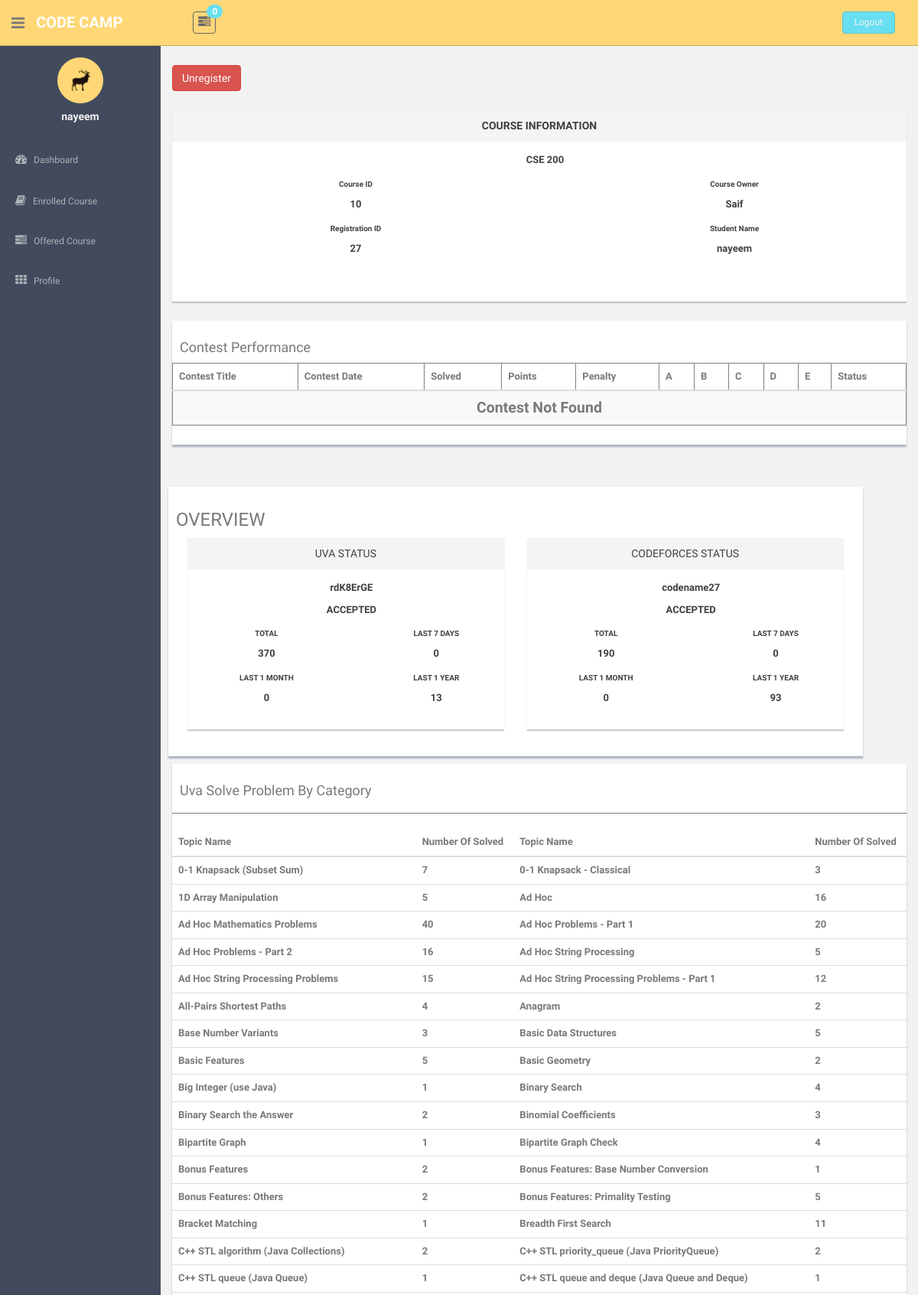
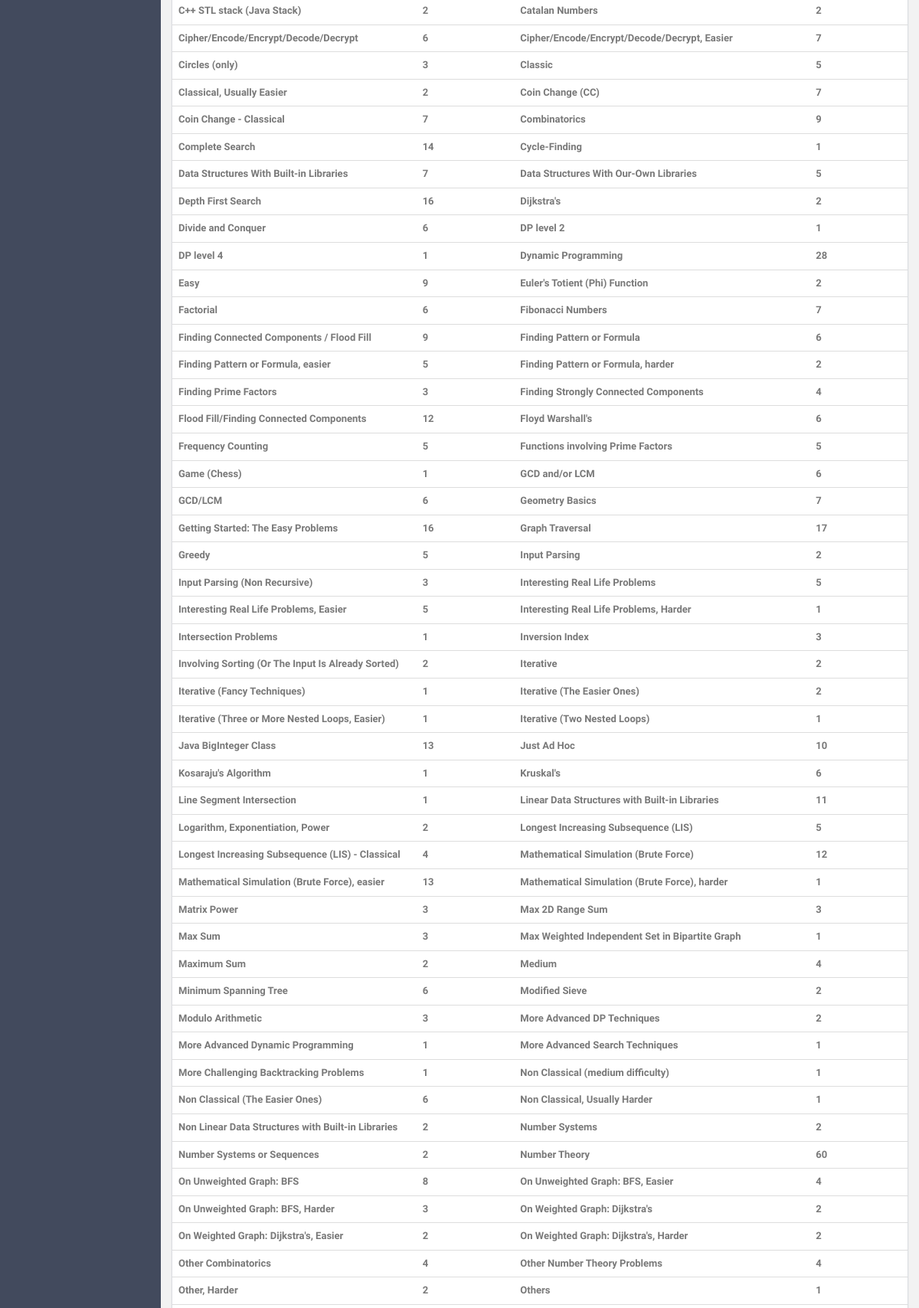
Screenshot of /code/course/student.php?course=10 (signed in, upper part) with the database file from the repository (2 pictures, top to bottom).
### tables this page shows
CREATE TABLE `user_table` (
  `user_id` int(11) NOT NULL,
  `user_name` varchar(50) NOT NULL,
  `user_email` varchar(50) NOT NULL,
  `password` varchar(50) NOT NULL,
  `reg_date` datetime NOT NULL DEFAULT CURRENT_TIMESTAMP
);

CREATE TABLE `course_table` (
  `course_id` int(11) NOT NULL,
  `owner_id` int(11) NOT NULL,
  `course_title` varchar(200) NOT NULL,
  `course_password` varchar(50) NOT NULL,
  `start_date` datetime NOT NULL DEFAULT CURRENT_TIMESTAMP
);

CREATE TABLE `enroll_table` (
  `course_id` int(11) NOT NULL,
  `student_id` int(11) NOT NULL,
  `enroll_id` varchar(20) NOT NULL,
  `enroll_date` datetime NOT NULL DEFAULT CURRENT_TIMESTAMP
);

CREATE TABLE `handle_table` (
  `judge_code_id` int(11) NOT NULL,
  `judge_name` varchar(20) NOT NULL,
  `handle` varchar(20) NOT NULL
);

### code/profileinfo/userinfo.php (called while the page is built, shortened)
<?php
$user_id = $_SESSION["userid"];
function getUserName($id){
	$dbn = getDBH();
	$stmt = $dbn->prepare('SELECT user_name FROM `user_table` WHERE user_id = ?;');
	$stmt->bind_param('i', $user_id);
	$user_id = $id;
	$stmt->execute();
	$stmt->bind_result($Name);
	return $Name;
}
?>

### code/course/operation/courseinfo.php (called while the page is built, shortened)
<?php
function getCourseOwnerId($course_id){
	$dbn = getDBH();
	$stmt = $dbn->prepare('SELECT `course_table`.`owner_id` FROM `course_table` WHERE `course_table`.`course_id` = ?;');
	$stmt->bind_param('i', $db_course_id);
	$db_course_id = $course_id;
	$stmt->execute();
	$stmt->bind_result($result);
	return $result;
}
function getCourseTitle($course_id){
	$dbn = getDBH();
	$stmt = $dbn->prepare('SELECT `course_table`.`course_title` FROM `course_table` WHERE `course_table`.`course_id` = ?;');
	$stmt->bind_param('i', $db_course_id);
	$db_course_id = $course_id;
	$stmt->execute();
	$stmt->bind_result($result);
	return $result;
}
function getCourseEnrollID($course_id,$student_id){
	$dbn = getDBH();
	$stmt = $dbn->prepare('SELECT `enroll_table`.`enroll_id` FROM `enroll_table` WHERE `enroll_table`.`course_id` = ? AND `enroll_table`.`student_id` = ?;');
	$stmt->bind_param('ii', $db_course_id,$db_student_id);
	$db_course_id = $course_id;
	$db_student_id = $student_id;
	$stmt->execute();
	$stmt->bind_result($result);
	return $result;
}
?>

### code/judge/codeforces.php (called while the page is built, shortened)
<?php
 function getCodeForcesHandle($user_id){
 	$dbn = getDBH();
	$stmt = $dbn->prepare('SELECT `handle_table`.handle FROM `handle_table` JOIN `codeforces_user` ON `handle_table`.judge_code_id = `codeforces_user`.judge_code_id WHERE `codeforces_user`.user_id = ?;');
	$stmt->bind_param('i', $id);
	$id = $user_id;
	$stmt->execute();
	$stmt->bind_result($userCodeForcesHandel);
	return $userCodeForcesHandel;
 }
 function getCodeforcesJudgeCodeID($handle){
 	$dbn = getDBH();
	$stmt = $dbn->prepare("SELECT `handle_table`.judge_code_id FROM `handle_table` WHERE `handle_table`.judge_name = 'codeforces' AND `handle_table`.handle = ?;");
	$stmt->bind_param('s', $id);
	$stmt->execute();
	$stmt->bind_result($judge_code);
	if($judge_code>0)
		return $judge_code;
	else
		return insertCodeforcesHandle($handle);
 }
function updateCodeforcesUserID($user_id){
	$handle = getCodeForcesHandle($user_id);
	$link = "http://codeforces.com/api/user.status?handle=".$handle;
	$respond = file_get_contents($link);
	$result = json_decode($respond,true);
	if($result["status"] == "OK"){
		$result = $result["result"];
	}else{
		return;
	}
}
function getCodeforcesNumberOfSolve($user_id,$time = 0){
	$dbn = getDBH();
	$stmt = $dbn->prepare("SELECT COUNT(`codeforces_solve`.`problem_number`) FROM `codeforces_solve` WHERE `codeforces_solve`.`judge_code_id` = ? AND `codeforces_solve`.`timestamp`>=?;");
	$stmt->bind_param('ii', $id,$last_time);
	$id = getCodeforcesJudgeCodeID(getCodeforcesHandle($user_id));
	$last_time = $time;
	$stmt->execute();
	$stmt->bind_result($prob_no);
	if($prob_no>=0)
		return $prob_no;
	return 0;
}
?>

### code/judge/uva.php (called while the page is built, shortened)
<?php
 function getUVAHandle($user_id){
 	$dbn = getDBH();
	$stmt = $dbn->prepare('SELECT `handle_table`.handle FROM `handle_table` JOIN `uva_user` ON `handle_table`.judge_code_id = `uva_user`.judge_code_id WHERE `uva_user`.user_id = ?;');
	$stmt->bind_param('i', $id);
	$id = $user_id;
	$stmt->execute();
	$stmt->bind_result($userUvaHandel);
	return $userUvaHandel;
 }
 function getUVaJudgeCodeID($handle){
 	$dbn = getDBH();
	$stmt = $dbn->prepare("SELECT `handle_table`.judge_code_id FROM `handle_table` WHERE `handle_table`.judge_name = 'uva' AND `handle_table`.handle = ?;");
	$stmt->bind_param('s', $id);
	$stmt->execute();
	$stmt->bind_result($judge_code);
	if($judge_code>0)
		return $judge_code;
	else
		return insertUVAHandle($handle);
 }
function updateUserUvaSolve($user_id){
	$userUvaHandle = getUVAHandle($user_id);
	$uva_judge_code_id = getUVaJudgeCodeID($userUvaHandle);
	$judge_code_id = $uva_judge_code_id;
}
function getUvaLastSubID($judge_code_id){
	$dbn = getDBH();
	$stmt = $dbn->prepare("SELECT MAX(`uva_solve`.`uva_judge_id`) FROM `uva_solve` WHERE `uva_solve`.`judge_code_id` = ?;");
	$stmt->bind_param('i', $id);
	$id = $judge_code_id;
	$stmt->execute();
	$stmt->bind_result($judge_sub_id);
	if($judge_sub_id>=0)
		return $judge_sub_id;
	return 0;
}
function getUvaNumberOfSolve($user_id,$time = 0){
	$dbn = getDBH();
	$stmt = $dbn->prepare("SELECT COUNT(`uva_solve`.`problem_number`) FROM `uva_solve` WHERE `uva_solve`.`judge_code_id` = ? AND `uva_solve`.`timestamp`>=?;");
	$stmt->bind_param('ii', $id,$last_time);
	$id = getUVaJudgeCodeID(getUVAHandle($user_id));
	$last_time = $time;
	$stmt->execute();
	$stmt->bind_result($prob_no);
	if($prob_no>=0)
		return $prob_no;
	return 0;
}
?>

### code/course/student.php (the view, shortened to what this page needs)
<?php
require_once '..\profileinfo\userinfo.php';
require_once '..\judge\uva.php';
require_once '..\judge\codeforces.php';
require 'operation\courseinfo.php';
$course_id = $_GET["course"];
$currentStudent = 0;
if(!isset($_GET["student"])){
  $currentStudent = $_SESSION["userid"];
}else{
  $currentStudent = $_GET["student"];
}
$canUnregister = (($currentStudent == $_SESSION["userid"]) or($_SESSION["userid"] == getCourseOwnerId($course_id)));
?>
<!DOCTYPE html>
<html>
<head>
    <link href="../assets/css/bootstrap.css" rel="stylesheet">
    <link href="../assets/font-awesome/css/font-awesome.css" rel="stylesheet" />
    <link rel="stylesheet" type="text/css" href="../assets/css/zabuto_calendar.css">
    <link rel="stylesheet" type="text/css" href="../assets/js/gritter/css/jquery.gritter.css" />
    <link rel="stylesheet" type="text/css" href="../assets/lineicons/style.css">
    <link href="../assets/css/style.css" rel="stylesheet">
    <link href="../assets/css/style-responsive.css" rel="stylesheet">
</head>
<body>
<section id="container" >
      <?php require '..\component\topbar.php'; ?>
      <?php require '..\component\sidebar.php'; ?>
      <section id="main-content">
        <section class="wrapper">
        <?php if($canUnregister == true){ ?>
        <div class="row mt">
          <div class="col-lg-12">
            <button type="button" class="btn btn-danger"><a style="color: white" href="operation/deletestudent.php?course=<?php echo $course_id."&student=".$currentStudent; ?>">Unregister</a></button>
          </div>
        </div>
        <?php } ?>
          <div class="row mt">
              <div class="col-lg-12">
                 <div class="white-panel pn">
                  <div class="white-header">
                    <h5><b>COURSE INFORMATION<b></h5>
                  </div>
                  <p><b><?php echo getCourseTitle($course_id);?></b></p>
                  <div class="row">
                    <div class="col-md-6">
                      <p class="small mt">Course ID</p>
                      <p><?php echo $course_id; ?></p>
                    </div>
                    <div class="col-md-6">
                      <p class="small mt">Course Owner</p>
                      <p><?php echo getUserName(getCourseOwnerId($course_id)); ?></p>
                    </div>
                  </div>
                  <div class="row">
                    <div class="col-md-6">
                      <p class="small mt">Registration ID</p>
                      <p><?php echo getCourseEnrollID($course_id,$currentStudent); ?></p>
                    </div>
                    <div class="col-md-6">
                      <p class="small mt">Student Name</p>
                      <p><?php echo getUserName($currentStudent) ?></p>
                    </div>
                  </div>
                </div>
              </div>
            </div>
            <?php $viewContentFor = $currentStudent;
            require 'component\studentcontesttable.php';
            require '..\component\maincontent.php'; ?>
        </section>
    </section>
      		<?php require '..\component\footer.php'; ?>
  </section>
</body>
</html>

### code/component/sidebar.php (shortened to what this page needs)
<?php
$host = $_SERVER["HTTP_HOST"];
$dashboardLink = "http://$host/codecamp/dashboard.php";
$profileLink = "http://$host/codecamp/profile.php";
?>
<!DOCTYPE html>
<html>
<head>
</head>
<body>
      <aside>
          <div id="sidebar"  class="nav-collapse ">
              <ul class="sidebar-menu" id="nav-accordion">
              	  <p class="centered"><a href="<?php echo $profileLink; ?>"><img src="<?php $_SERVER['HTTP_HOST'] ?>/codecamp/assets/img/ui-sam.jpg" class="img-circle" width="60"></a></p>
              	  <h5 class="centered"><?php echo getUserName($_SESSION["userid"]) ?></h5>
                  <li class="mt">
                      <a href="<?php echo $dashboardLink; ?>">
                          <i class="fa fa-dashboard"></i>
                          <span>Dashboard</span>
                      </a>
                  </li>
                  <li class="sub-menu">
                      <a href="javascript:;" >
                          <i class="fa fa-book"></i>
                          <span>Enrolled Course</span>
                      </a>
                          <?php
                            $id = $_SESSION["userid"];
                          ?>
                  </li>
                  <li class="sub-menu">
                      <a href="javascript:;" >
                          <i class="fa fa-tasks"></i>
                          <span>Offered Course</span>
                      </a>
                          <?php
                          $dbn = getDBH();
                          $mycourse = $dbn->prepare('SELECT `course_table`.`course_id`, `course_table`.`course_title` FROM `course_table` WHERE owner_id = ?;');
                          $mycourse->bind_param('i', $id);
                          $mycourse->execute();
                          $result = $mycourse->get_result();
                          ?>
                  </li>
                  <li class="sub-menu">
                      <a href="<?php echo $profileLink; ?>" >
                          <i class="fa fa-th"></i>
                          <span>Profile</span>
                      </a>
                  </li>
              </ul>
          </div>
      </aside>
</body>
</html>

### code/component/maincontent.php (shortened to what this page needs)
<?php
updateUserUvaSolve($viewContentFor);
updateCodeforcesUserID($viewContentFor);
?>
<!DOCTYPE html>
<html>
<head>
</head>
<body>
	              <div class="row">
                  <div class="col-lg-12 main-chart">
                      <div class="row mt">
                      <div class="form-panel col-lg-11 main-chart">
                      	<h3>OVERVIEW</h3>
							           <div class="col-md-6 mb">
								          <div class="white-panel pn">
									         <div class="white-header">
										      <h5>UVA STATUS</h5>
									</div>
									<p><b><?php
                    $uva = getUVAHandle($viewContentFor);
                    echo $uva;
                   ?></b></p>
									<p><b>ACCEPTED</b></p>
									<div class="row">
										<div class="col-md-6">
											<p class="small mt">TOTAL</p>
											<p><?php echo getUvaNumberOfSolve($viewContentFor); ?></p>
										</div>
										<div class="col-md-6">
											<p class="small mt">LAST 7 DAYS</p>
											<p><?php echo getUvaNumberOfSolve($viewContentFor,time()-(7*24*60*60)); ?></p>
										</div>
									</div>
									<div class="row">
										<div class="col-md-6">
											<p class="small mt">LAST 1 MONTH</p>
											<p><?php echo getUvaNumberOfSolve($viewContentFor,time()-(30*24*60*60)); ?></p>
										</div>
										<div class="col-md-6">
											<p class="small mt">LAST 1 YEAR</p>
											<p><?php echo getUvaNumberOfSolve($viewContentFor,time()-(365*24*60*60)); ?></p>
										</div>
									</div>
								</div>
							</div>
              <div class="col-md-6 mb">
                          <div class="white-panel pn">
                           <div class="white-header">
                          <h5>CODEFORCES STATUS</h5>
                  </div>
                  <p><b><?php
                    $codefor = getCodeforcesHandle($viewContentFor);
                  echo $codefor; ?></b></p>
                  <p><b>ACCEPTED</b></p>
                  <div class="row">
                    <div class="col-md-6">
                      <p class="small mt">TOTAL</p>
                      <p><?php echo getCodeforcesNumberOfSolve($viewContentFor); ?></p>
                    </div>
                    <div class="col-md-6">
                      <p class="small mt">LAST 7 DAYS</p>
                      <p><?php echo getCodeforcesNumberOfSolve($viewContentFor,time()-(7*24*60*60)); ?></p>
                    </div>
                  </div>
                  <div class="row">
                    <div class="col-md-6">
                      <p class="small mt">LAST 1 MONTH</p>
                      <p><?php echo getCodeforcesNumberOfSolve($viewContentFor,time()-(30*24*60*60)); ?></p>
                    </div>
                    <div class="col-md-6">
                      <p class="small mt">LAST 1 YEAR</p>
                      <p><?php echo getCodeforcesNumberOfSolve($viewContentFor,time()-(365*24*60*60)); ?></p>
                    </div>
                  </div>
                </div>
              </div>
						</div>
        </div>
      </div>
    </div>
    <div class="row">
        <div class="col-md-12">
                <div class="content-panel">
                    <h4> Uva Solve Problem By Category</h4>
                           <hr>
                            <table class="table table-hover">
                              <thead>
                              <tr>
                                  <th>Topic Name</th>
                                  <th>Number Of Solved</th>
                                  <th>Topic Name</th>
                                  <th>Number Of Solved</th>
                              </tr>
                              </thead>
                              <tbody>
                              <?php
                                $dbn = getDBH();
                                $stmt = $dbn->prepare('SELECT COUNT(`uva_solve`.`problem_number`) as `numberofsolve`, `uva_problem_category`.`category` FROM `uva_solve` join `uva_problem_category` ON `uva_solve`.`problem_number` = `uva_problem_category`.`problem_number` WHERE `uva_solve`.`judge_code_id` = ? GROUP BY `uva_problem_category`.`category`;');
                                $stmt->bind_param('i', $judge_code_id);
                                $stmt->execute();
                                $result = $stmt->get_result();
                                while ( $row = $result->fetch_assoc()) {
                            ?>
                                <tr>
                                  <td><?php echo $row["category"]; ?></td>
                                  <td><?php echo $row["numberofsolve"]; ?></td>
                                  <?php
                                      if($row = $result->fetch_assoc()){
                                  ?>
                                      <td><?php echo $row["category"]; ?></td>
                                      <td><?php echo $row["numberofsolve"]; ?></td>
                                  <?php
                                      }
                                   ?>
                              </tr>
                           <?php
                              }
                            ?>
                              </tbody>
                          </table>
                        </div>
                    </div>
        </div>
</body>
</html>

### rows the page displays
user_table: user_name "nayeem"
course_table: course_title "CSE 200", owner.user_name "Saif"
enroll_table: enroll "27"
handle_table: handle "rdK8ErGE"
handle_table: handle "codename27"

### other values shown
$totalNumberOfPending "0"
$course_id "10"
getUvaNumberOfSolve($viewContentFor) "370"
getCodeforcesNumberOfSolve($viewContentFor) "190"
$row["category"] "0-1 Knapsack (Subset Sum)"
$row["numberofsolve"] "7"
$row["category"] "0-1 Knapsack - Classical"
$row["numberofsolve"] "3"
$row["category"] "1D Array Manipulation"
$row["numberofsolve"] "5"
$row["category"] "Ad Hoc"
$row["numberofsolve"] "16"
$row["category"] "Ad Hoc Mathematics Problems"
$row["numberofsolve"] "40"
$row["category"] "Ad Hoc Problems - Part 1"
